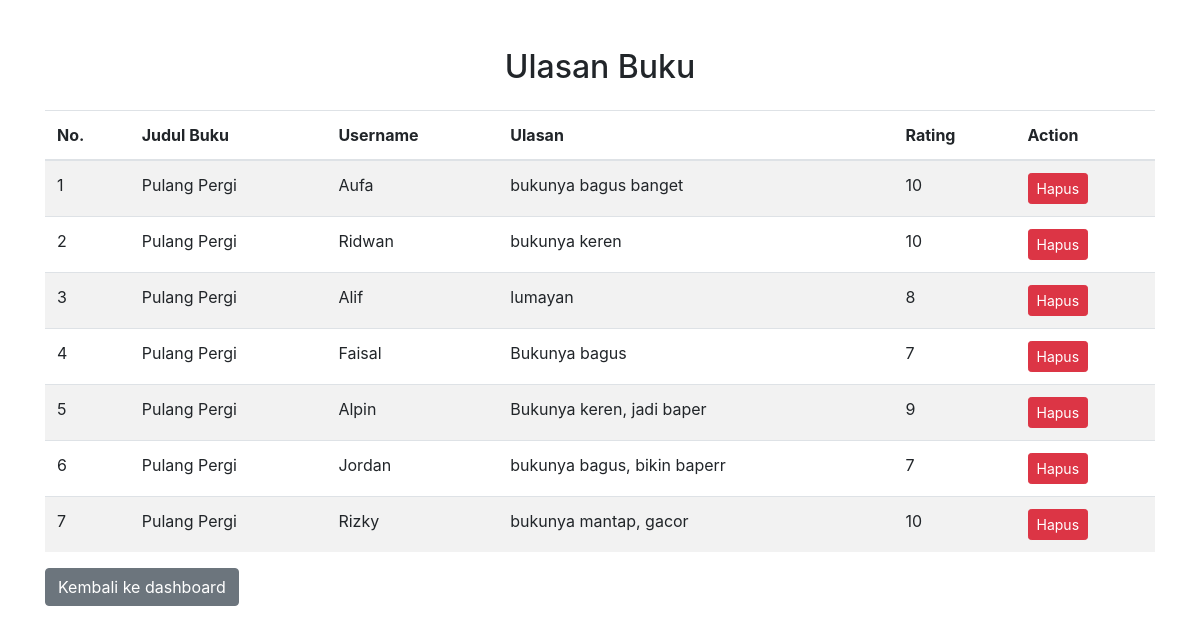
The page /ulasan.php (signed in) on the database its author committed.
### tables this page shows
CREATE TABLE `ulasanbuku` (
  `UlasanID` int(11) NOT NULL,
  `UserID` int(11) DEFAULT NULL,
  `BukuID` int(11) DEFAULT NULL,
  `Ulasan` text DEFAULT NULL,
  `rating` int(11) DEFAULT NULL
);

CREATE TABLE `buku` (
  `BukuID` int(11) NOT NULL,
  `Judul` varchar(255) DEFAULT NULL,
  `Penulis` varchar(255) DEFAULT NULL,
  `Penerbit` varchar(255) DEFAULT NULL,
  `TahunTerbit` int(11) DEFAULT NULL,
  `Deskripsi` text DEFAULT NULL,
  `KategoriID` int(11) DEFAULT NULL,
  `Gambar` varchar(255) DEFAULT NULL
);

CREATE TABLE `user` (
  `UserID` int(11) NOT NULL,
  `Username` varchar(255) DEFAULT NULL,
  `Password` varchar(255) DEFAULT NULL,
  `Email` varchar(255) DEFAULT NULL,
  `NamaLengkap` varchar(255) DEFAULT NULL,
  `Alamat` text DEFAULT NULL,
  `img` varchar(255) DEFAULT NULL,
  `role` enum('administrator','petugas','peminjam') NOT NULL DEFAULT 'peminjam'
);

### ulasan.php (the view, shortened to what this page needs)
<?php
include 'koneksi.php';
$username = $_SESSION['username'];
$query = "SELECT role FROM user WHERE Username='$username'";
$result = $conn->query($query);
if ($result && $result->num_rows > 0) {
    $row = $result->fetch_assoc();
    $role = $row['role'];
} else {
    $role = 'peminjam';
}
$query_ulasan = "SELECT ulasanbuku.*, user.Username, buku.Judul
                 FROM ulasanbuku
                 INNER JOIN user ON ulasanbuku.UserID = user.UserID
                 INNER JOIN buku ON ulasanbuku.BukuID = buku.BukuID";
$result_ulasan = $conn->query($query_ulasan);
?>
<!DOCTYPE html>
<html lang="en">
<head>
    <link href="https://stackpath.bootstrapcdn.com/bootstrap/4.5.2/css/bootstrap.min.css" rel="stylesheet">
</head>
<body>
    <div class="container mt-5">
        <h2 class="text-center mb-4">Ulasan Buku</h2>
        <div class="table-responsive">
            <table class="table table-striped">
                <thead>
                    <tr>
                        <th>No.</th>
                        <th>Judul Buku</th>
                        <th>Username</th>
                        <th>Ulasan</th>
                        <th>Rating</th>
                        <?php if ($role == 'administrator' || $role == 'petugas'): ?>
                            <th>Action</th>
                        <?php endif; ?>
                    </tr>
                </thead>
                <tbody>
                    <?php if ($result_ulasan && $result_ulasan->num_rows > 0): ?>
                        <?php $no = 1; ?>
                        <?php while ($row_ulasan = $result_ulasan->fetch_assoc()): ?>
                            <tr>
                                <td><?php echo $no; ?></td>
                                <td><?php echo $row_ulasan['Judul']; ?></td>
                                <td><?php echo $row_ulasan['Username']; ?></td>
                                <td><?php echo $row_ulasan['Ulasan']; ?></td>
                                <td><?php echo isset($row_ulasan['rating']) ? $row_ulasan['rating'] : 'Belum ada rating'; ?></td>
                                <?php if ($role == 'administrator' || $role == 'petugas'): ?>
                                    <td>
                                        <a href="?delete_id=<?php echo $row_ulasan['UlasanID']; ?>" onclick="return confirm('Apakah Anda yakin ingin menghapus ulasan ini?');" class="btn btn-danger btn-sm">Hapus</a>
                                    </td>
                                <?php endif; ?>
                            </tr>
                            <?php $no++; ?>
                        <?php endwhile; ?>
                    <?php else: ?>
                        <tr>
                            <td colspan="6">Belum ada ulasan buku.</td>
                        </tr>
                    <?php endif; ?>
                </tbody>
            </table>
        </div>
        <a href="dashboard.php" class="btn btn-secondary">Kembali ke dashboard</a>
    </div>
</body>
</html>

### rows shown on the page
ulasanbuku: BukuID.Judul "Pulang Pergi", UserID.Username "Aufa", Ulasan "bukunya bagus banget", rating "10"
ulasanbuku: BukuID.Judul "Pulang Pergi", UserID.Username "Ridwan", Ulasan "bukunya keren", rating "10"
ulasanbuku: BukuID.Judul "Pulang Pergi", UserID.Username "Alif", Ulasan "lumayan", rating "8"
ulasanbuku: BukuID.Judul "Pulang Pergi", UserID.Username "Faisal", Ulasan "Bukunya bagus", rating "7"
ulasanbuku: BukuID.Judul "Pulang Pergi", UserID.Username "Alpin", Ulasan "Bukunya keren, jadi baper", rating "9"
ulasanbuku: BukuID.Judul "Pulang Pergi", UserID.Username "Jordan", Ulasan "bukunya bagus, bikin baperr", rating "7"
ulasanbuku: BukuID.Judul "Pulang Pergi", UserID.Username "Rizky", Ulasan "bukunya mantap, gacor", rating "10"
